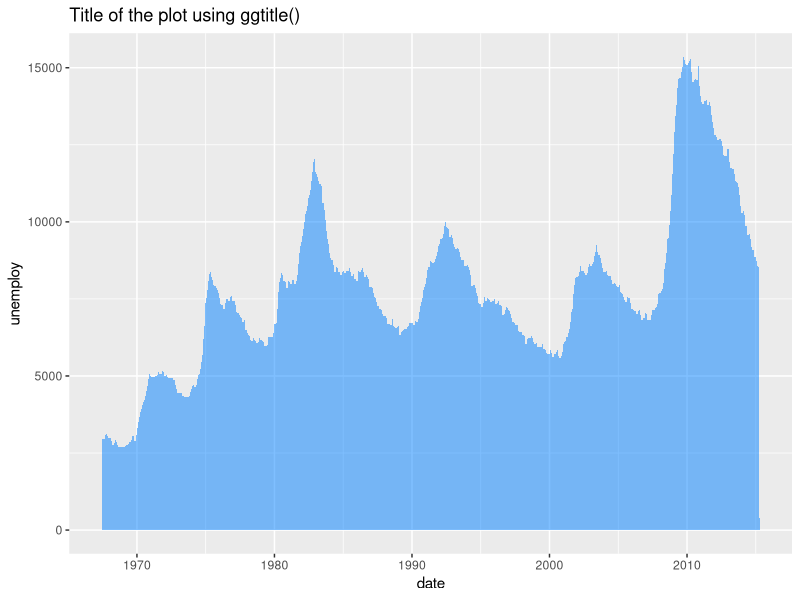
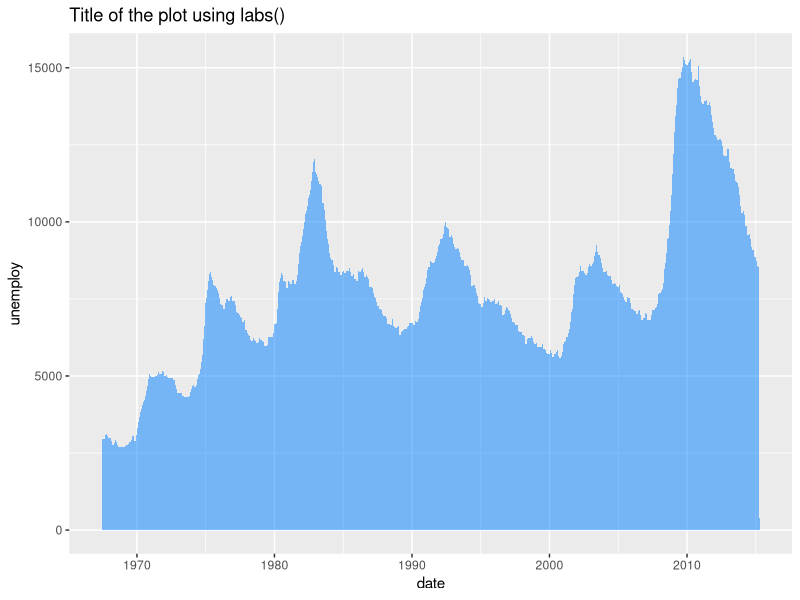
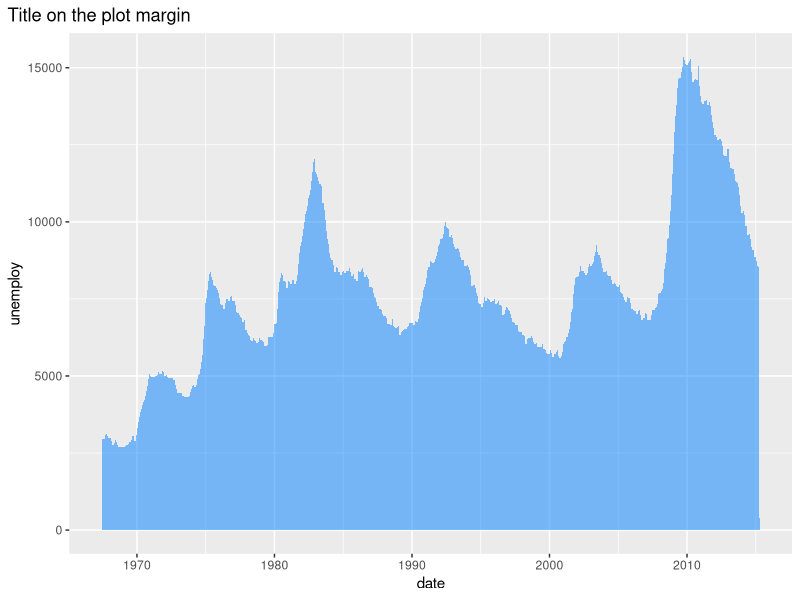
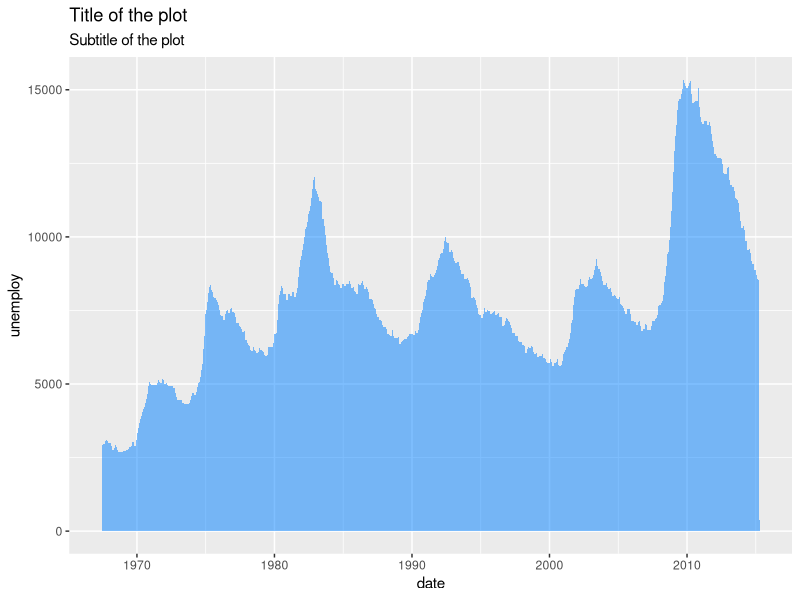
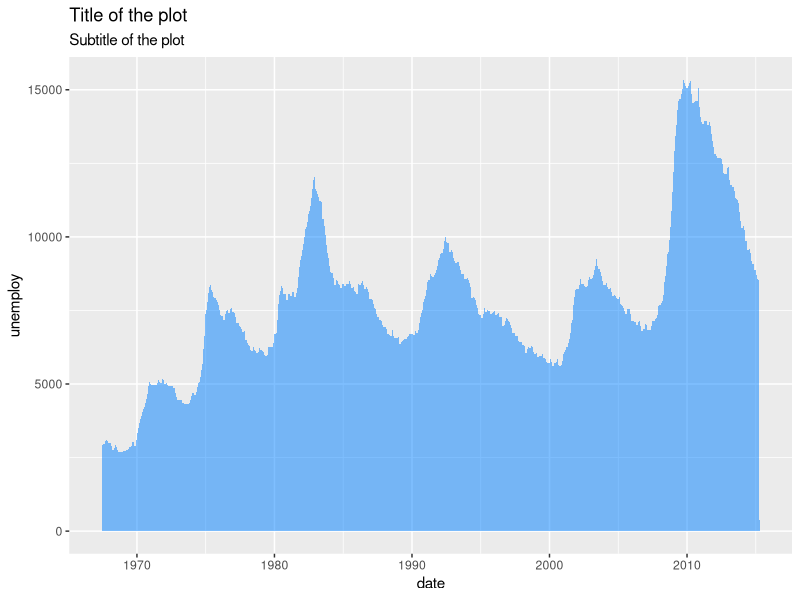
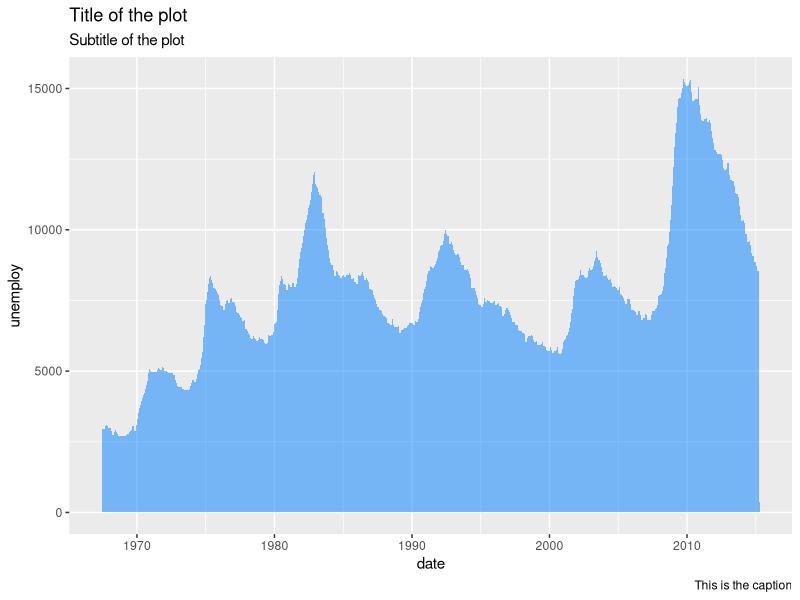
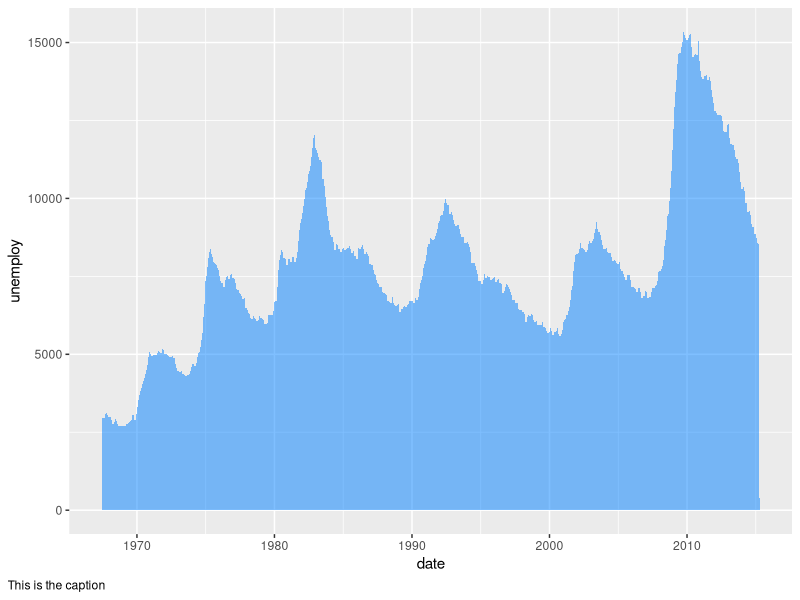
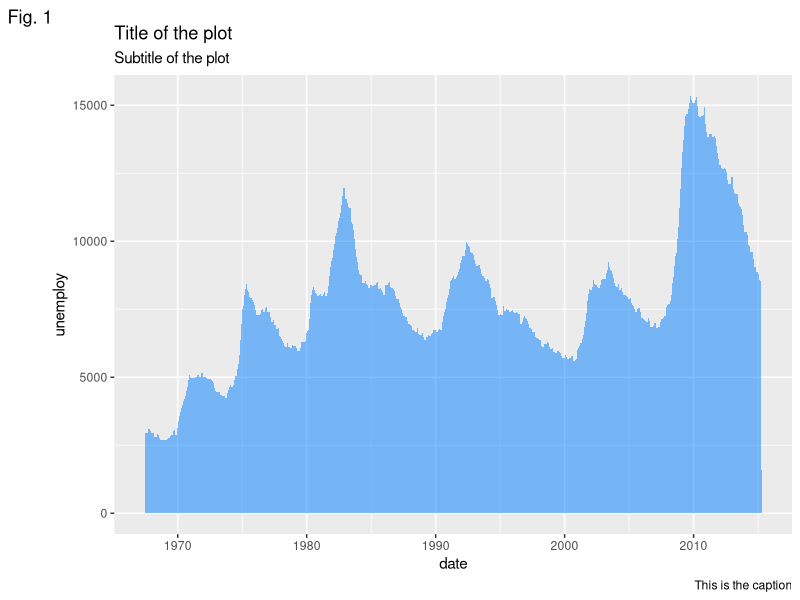

Recreate these plots in R, in order. (Note: this script raises an error after producing the figures.)
## ---- chunk 1
# install.packages(ggplot2)
library(ggplot2)

ggplot(economics, aes(date, unemploy)) +
  geom_area(fill = rgb(0, 0.5, 1, alpha = 0.5)) + 
  ggtitle("Title of the plot using ggtitle()") 
## ---- chunk 2
# install.packages(ggplot2)
library(ggplot2)

ggplot(economics, aes(date, unemploy)) +
  geom_area(fill = rgb(0, 0.5, 1, alpha = 0.5)) + 
  labs(title = "Title of the plot using labs()") 
## ---- chunk 3
# install.packages(ggplot2)
library(ggplot2)

ggplot(economics, aes(date, unemploy)) +
  geom_area(fill = rgb(0, 0.5, 1, alpha = 0.5)) + 
  labs(title = "Title on the plot margin") + 
  theme(plot.title.position = "plot") 
## ---- chunk 4
# install.packages(ggplot2)
library(ggplot2)

ggplot(economics, aes(date, unemploy)) +
  geom_area(fill = rgb(0, 0.5, 1, alpha = 0.5)) +  
  ggtitle("Title of the plot",
          subtitle = "Subtitle of the plot") 
## ---- chunk 5
# install.packages(ggplot2)
library(ggplot2)

ggplot(economics, aes(date, unemploy)) +
  geom_area(fill = rgb(0, 0.5, 1, alpha = 0.5)) + 
  labs(title = "Title of the plot",
       subtitle = "Subtitle of the plot") 
## ---- chunk 6
# install.packages(ggplot2)
library(ggplot2)

ggplot(economics, aes(date, unemploy)) +
  geom_area(fill = rgb(0, 0.5, 1, alpha = 0.5)) + 
  labs(title = "Title of the plot",
       subtitle = "Subtitle of the plot",
       caption = "This is the caption") 
## ---- chunk 7
# install.packages(ggplot2)
library(ggplot2)

ggplot(economics, aes(date, unemploy)) +
  geom_area(fill = rgb(0, 0.5, 1, alpha = 0.5)) + 
  labs(caption = "This is the caption") +
  theme(plot.caption.position = "plot",
        plot.caption = element_text(hjust = 0)) 
## ---- chunk 8
# install.packages(ggplot2)
library(ggplot2)

ggplot(economics, aes(date, unemploy)) +
  geom_area(fill = rgb(0, 0.5, 1, alpha = 0.5)) + 
  labs(title = "Title of the plot",
       subtitle = "Subtitle of the plot",
       caption = "This is the caption",
       tag = "Fig. 1") 
## ---- chunk 9
# install.packages(ggplot2)
library(ggplot2)

ggplot(economics, aes(date, unemploy)) +
  geom_area(fill = rgb(0, 0.5, 1, alpha = 0.5)) + 
  labs(tag = "Fig. 1") +
  theme(plot.tag.position = "bottomright") 
## ---- chunk 10
# install.packages(ggplot2)
library(ggplot2)

ggplot(economics, aes(date, unemploy)) +
  geom_area(fill = rgb(0, 0.5, 1, alpha = 0.5)) + 
  labs(title = "Title of the plot",
       subtitle = "Subtitle of the plot",
       caption = "This is the caption",
       tag = "Fig. 1") + 
  theme(plot.title = element_text(family = "serif",              # Font family
                                  face = "bold",                 # Font face
                                  color = 4,                     # Font color
                                  size = 15,                     # Font size
                                  hjust = 1,                     # Horizontal adjustment
                                  vjust = 1,                     # Vertical adjustment
                                  angle = -10,                   # Font angle
                                  lineheight = 1,                # Line spacing
                                  margin = margin(20, 0, 0, 0)), # Margins (t, r, b, l)
        plot.subtitle = element_text(hjust = 0),                 # Subtitle customization
        plot.caption = element_text(hjust = 0.25),               # Caption customization
        plot.tag = element_text(face = "italic"),                # Tag customization
        plot.title.position = "plot",                            # Title and subtitle position ("plot" or "panel")
        plot.caption.position = "panel",                         # Caption position ("plot" or "panel")
        plot.tag.position = "top")                               # Tag position 

## ---- chunk 11
# install.packages("ggplot2")
library(ggplot2)

# install.packages("maps")
library(maps)

df <- data.frame(x = state.center$x, y = state.center$y,
                 state = state.name)

p <- ggplot(df, aes(x = x, y = y)) + 
       geom_polygon(data = map_data("state"),
                    color = "white",
                    aes(x = long, y = lat,
                        fill = map_data("state")$region,
                        group = group)) +
       guides(fill = FALSE)
p
## ---- chunk 12
p + 
  geom_text(aes(x = -115, y = 25,
                label = "Map of the United States"),
            stat = "unique") 
## ---- chunk 13
p + 
  geom_text(aes(x = -115, y = 25,
                label = "Map of the United States"),
            stat = "unique",
            size = 5, color = "red") 
## ---- chunk 14
p + 
  geom_text(aes(label = state))
## ---- chunk 15
p + 
  geom_label(aes(x = -115, y = 25,
                label = "Map of the United States"),
            stat = "unique") 
## ---- chunk 16
p + 
  geom_label(aes(x = -115, y = 25,
                label = "Map of the United States"),
            stat = "unique",
            size = 5, color = "red", fill = "green") 
## ---- chunk 17
p + 
  geom_label(aes(label = state))
## ---- chunk 18
# install.packages("ggrepel")
library(ggrepel)

p + 
  geom_text_repel(aes(label = state))
## ---- chunk 19
# install.packages("ggrepel")
library(ggrepel)

p + 
  geom_label_repel(aes(label = state))
## ---- chunk 20
# install.packages("ggtext")
library(ggtext)

lab <- "*Map* of <span style = 'color:red'>USA</span>"
p + 
  geom_richtext(aes(x = -115, y = 25,
                    label = lab)) 
 
## ---- chunk 21
# install.packages("ggtext")
library(ggtext)

lab <- "*Map* of <span style = 'color:red'>USA</span>"
p + 
  geom_richtext(aes(x = -115, y = 27,
                    label = lab),
                angle = 25) 
## ---- chunk 22
library(ggplot2)

# Sample data
set.seed(123)
x <- 1:220
y <- x + rnorm(220, sd = 50)

df <- data.frame(x = x, y = y)

# Plot
ggplot(data = df, aes(x = x, y = y)) + 
  geom_point()
## ---- chunk 23
library(ggplot2)

ggplot(data = mtcars, aes(x = mpg, y = cyl))+ 
  geom_point() + 
  theme(panel.background = element_rect(fill = "#67c9ff")) 
## ---- chunk 24
library(ggplot2)

ggplot(data = df, aes(x = x, y = y)) + 
  geom_point() + 
  theme_bw() + 
  theme(panel.border = element_rect(fill = "transparent", # Needed to add the border
                                    color = 4,            # Color of the border
                                    size = 2))            # Border width 
## ---- chunk 25
library(ggplot2)

ggplot(data = df, aes(x = x, y = y)) + 
  geom_point() + 
  theme_bw() + 
  theme(panel.background = element_rect(color = 4, # Color of the border
                                        size = 2)) # Border width 
## ---- chunk 26
library(ggplot2)

ggplot(data = mtcars, aes(x = mpg, y = cyl))+ 
  geom_point() + 
  theme(plot.background = element_rect(fill = "gray86")) # Background color of the plot 
## ---- chunk 27
library(ggplot2)

ggplot(data = df, aes(x = x, y = y)) + 
  geom_point() + 
  theme(plot.background = element_rect(color = "black", # Border color
                                       size = 2))       # Border width 
 
## ---- chunk 28
library(ggplot2)

ggplot(data = df, aes(x = x, y = y)) + 
  geom_point() + 
  theme_dark() 
## ---- chunk 29
library(ggplot2)
ggplot(data = mtcars, aes(x = hp, y = mpg))+ 
  geom_point()
## ---- chunk 30
library(ggplot2)

ggplot(data = mtcars, aes(x = hp, y = mpg)) + 
  geom_point() + 
  theme(panel.grid = element_line(color = "#8ccde3",
                                  size = 0.75,
                                  linetype = 2)) 
 
## ---- chunk 31
library(ggplot2)

ggplot(data = mtcars, aes(x = hp, y = mpg)) + 
  geom_point() + 
  theme(panel.grid.major = element_line(color = "red",
                                        size = 0.5,
                                        linetype = 2)) 
## ---- chunk 32
library(ggplot2)

ggplot(data = mtcars, aes(x = hp, y = mpg)) + 
  geom_point() + 
  theme(panel.grid.major.x = element_line(color = "red",
                                          size = 0.5,
                                          linetype = 2)) 
## ---- chunk 33
library(ggplot2)

ggplot(data = mtcars, aes(x = hp, y = mpg)) + 
  geom_point() + 
  theme(panel.grid.major.y = element_line(color = "red",
                                          size = 0.5,
                                          linetype = 2)) 
## ---- chunk 34
library(ggplot2)

ggplot(data = mtcars, aes(x = hp, y = mpg)) + 
  geom_point() + 
  theme(panel.grid.minor = element_line(color = 2,
                                        size = 0.25,
                                        linetype = 1)) 
## ---- chunk 35
library(ggplot2)

ggplot(data = mtcars, aes(x = hp, y = mpg)) + 
  geom_point() + 
  theme(panel.grid.minor.x = element_line(color = 2,
                                          size = 0.25,
                                          linetype = 1)) 
## ---- chunk 36
library(ggplot2)

ggplot(data = mtcars, aes(x = hp, y = mpg)) + 
  geom_point() + 
  theme(panel.grid.minor.y = element_line(color = 2,
                                          size = 0.25,
                                          linetype = 1)) 
## ---- chunk 37
library(ggplot2)

ggplot(data = mtcars, aes(x = hp, y = mpg)) + 
  geom_point() + 
  scale_y_continuous(breaks = seq(10, 35, by = 1)) 
## ---- chunk 38
library(ggplot2)

ggplot(data = mtcars, aes(x = hp, y = mpg)) + 
  geom_point() + 
  scale_x_continuous(breaks = seq(50, 350, by = 25)) 
## ---- chunk 39
library(ggplot2)

ggplot(data = mtcars, aes(x = hp, y = mpg)) + 
  geom_point() + 
  scale_x_continuous(breaks = seq(50, 350, by = 25),
                     minor_breaks = seq(50, 350, 10)) 
## ---- chunk 40
library(ggplot2)

ggplot(data = mtcars, aes(x = hp, y = mpg)) + 
  geom_point() + 
  scale_x_continuous(n.breaks = 20) 
## ---- chunk 41
library(ggplot2)

ggplot(data = mtcars, aes(x = hp, y = mpg)) + 
  geom_point() + 
  theme(panel.grid = element_blank()) 
## ---- chunk 42
library(ggplot2)

ggplot(data = mtcars, aes(x = hp, y = mpg)) + 
  geom_point() + 
  theme(panel.grid.major = element_blank()) 
## ---- chunk 43
library(ggplot2)

ggplot(data = mtcars, aes(x = hp, y = mpg)) + 
  geom_point() + 
  theme(panel.grid.minor = element_blank()) 
## ---- chunk 44
library(ggplot2)

ggplot() +
  stat_function(fun = dnorm, geom = "density",
                xlim = c(-4, 4),
                fill = rgb(0, 0, 1, 0.1)) + 
  theme(plot.background = element_rect(color = 1,
                                       size = 1))
## ---- chunk 45
library(ggplot2)

ggplot() +
  stat_function(fun = dnorm, geom = "density",
                xlim = c(-4, 4),
                fill = rgb(0, 0, 1, 0.1)) + 
  theme(plot.background = element_rect(color = 1,
                                       size = 1),
        plot.margin = margin(t = 20,  # Top margin
                             r = 50,  # Right margin
                             b = 40,  # Bottom margin
                             l = 10)) # Left margin 
## ---- chunk 46
library(ggplot2)

ggplot() +
  stat_function(fun = dnorm, geom = "density",
                xlim = c(-4, 4),
                fill = rgb(0, 0, 1, 0.1)) + 
  theme(plot.background = element_rect(color = 1,
                                       size = 1),
        plot.margin = margin(t = 1,  # Top margin
                             r = 1,  # Right margin
                             b = 3,  # Bottom margin
                             l = 2,  # Left margin
                             unit = "cm"))  
## ---- chunk 47
library(ggplot2)

ggplot() +
  stat_function(fun = dnorm, geom = "density",
                xlim = c(-4, 4),
                fill = rgb(0, 0, 1, 0.1)) + 
  theme(plot.background = element_rect(color = 1,
                                       size = 1),
        plot.margin = margin(t = 0,  # Top margin
                             r = 0,  # Right margin
                             b = 0,  # Bottom margin
                             l = 0)) # Left margin 
## ---- chunk 48
# Data
set.seed(1)
df <- data.frame(x = c(rnorm(300, -3, 1.5),
                       rnorm(300, 0, 1)),
                 group = c(rep("A", 300),
                           rep("B", 300)))
## ---- chunk 49
# install.packages("ggplot2")
library(ggplot2)
                 
ggplot(df, aes(x = x, color = group)) +
  geom_density(alpha = 0.5) 
## ---- chunk 50
# install.packages("ggplot2")
library(ggplot2)

# Data
x <- runif(200)
y <- 3 * x ^ 2 + rnorm(length(x), sd = 2.5)
group <- ifelse(x < 0.5, "A", "B")
df2 <- data.frame(x = x, y = y, group = group)

ggplot(df2, aes(x = x, y = y, color = group)) +
  geom_point() 
## ---- chunk 51
# install.packages("ggplot2")
library(ggplot2)

# Data
x <- runif(200)
y <- 3 * x ^ 2 + rnorm(length(x), sd = 2.5)
group <- ifelse(x < 0.5, "A", "B")
df2 <- data.frame(x = x, y = y)

ggplot(df2, aes(x = x, y = y, alpha = y)) +
  geom_point(colour = 4) 
## ---- chunk 52
# install.packages("ggplot2")
library(ggplot2)
                 
ggplot(df, aes(x = x, fill = group)) +
  geom_density(alpha = 0.5) 
## ---- chunk 53
# install.packages("ggplot2")
library(ggplot2)
                 
ggplot(df, aes(x = x, fill = group, color = group)) +
  geom_density(alpha = 0.5) 
## ---- chunk 54
# install.packages("ggplot2")
library(ggplot2)

ggplot(df, aes(x = x, fill = group)) +
  geom_density(alpha = 0.5) +
  guides(fill = guide_legend(title = "Title")) 
## ---- chunk 55
# install.packages("ggplot2")
library(ggplot2)
                 
ggplot(df, aes(x = x, fill = group)) +
  geom_density(alpha = 0.5) +
  labs(fill = "Title") 
## ---- chunk 56
# install.packages("ggplot2")
library(ggplot2)
                 
ggplot(df, aes(x = x, fill = group)) +
  geom_density(alpha = 0.5) +
  scale_fill_discrete(name = "Title") 
## ---- chunk 57
# install.packages("ggplot2")
library(ggplot2)
                 
ggplot(df, aes(x = x, fill = group)) +
  geom_density(alpha = 0.5) +
  theme(legend.title = element_blank()) 
## ---- chunk 58
# install.packages("ggplot2")
library(ggplot2)
                 
ggplot(df, aes(x = x, fill = group)) +
  geom_density(alpha = 0.5) +
  scale_fill_hue(labels = c("G1", "G2")) 
## ---- chunk 59
# install.packages("ggplot2")
library(ggplot2)

# Create a new variable with other levels
df$group2 <- factor(df$group,
                    levels = c("B", "A"))
                 
ggplot(df, aes(x = x, fill = group2)) +
  geom_density(alpha = 0.5) 
## ---- chunk 60
# install.packages("ggplot2")
library(ggplot2)
                 
ggplot(df, aes(x = x, fill = group)) +
  geom_density(alpha = 0.5) +
  theme(legend.position = "top") 
## ---- chunk 61
# install.packages("ggplot2")
library(ggplot2)
                 
ggplot(df, aes(x = x, fill = group)) +
  geom_density(alpha = 0.5) +
  theme(legend.position = "left") 
## ---- chunk 62
# install.packages("ggplot2")
library(ggplot2)
                 
ggplot(df, aes(x = x, fill = group)) +
  geom_density(alpha = 0.5) +
  theme(legend.position = "bottom") 
## ---- chunk 63
# install.packages("ggplot2")
library(ggplot2)
                 
ggplot(df, aes(x = x, fill = group)) +
  geom_density(alpha = 0.5) +
  theme(legend.position = c(0.2, 0.8),
        legend.background = element_rect(fill = "white")) 
## ---- chunk 64
# install.packages("ggplot2")
library(ggplot2)
                 
ggplot(df, aes(x = x, fill = group)) +
  geom_density(alpha = 0.5) +
  theme(legend.title = element_text(family = "Roboto",
                                    color = "blue", 
                                    size = 10,
                                    face = 2))
## ---- chunk 65
# install.packages("ggplot2")
library(ggplot2)
                 
ggplot(df, aes(x = x, fill = group)) +
  geom_density(alpha = 0.5) +
  theme(legend.background = element_rect(fill = "lightblue", # Background
                                         colour = 1))        # Border 
## ---- chunk 66
# install.packages("ggplot2")
library(ggplot2)
                 
ggplot(df, aes(x = x, fill = group)) +
  geom_density(alpha = 0.5) +
  theme(legend.key.size = unit(1, units = "cm")) 
## ---- chunk 67
# install.packages("ggplot2")
library(ggplot2)
                 
ggplot(df, aes(x = x, fill = group)) +
  geom_density(alpha = 0.5) +
  theme(legend.position = "none") 
## ---- chunk 68
# install.packages("ggplot2")
library(ggplot2)
                 
ggplot(df, aes(x = x, fill = group, color = group)) +
  geom_density(alpha = 0.5) +
  guides(fill = "none") 
## ---- chunk 69
# install.packages("ggplot2")
library(ggplot2)

# Data
set.seed(1)
df <- data.frame(x = rnorm(100),
                 y = rnorm(100))

ggplot(df, aes(x = x, y = y)) +
  geom_point() +
  geom_vline(xintercept = 0,
             linetype = 2,
             color = 2) 
## ---- chunk 70
# install.packages("ggplot2")
library(ggplot2)

# Data
set.seed(1)
df <- data.frame(x = rnorm(100),
                 y = rnorm(100))

ggplot(df, aes(x = x, y = y)) +
  geom_point() +
  geom_vline(xintercept = -1:1,
             linetype = 1,
             color = 2:4) 
## ---- chunk 71
# install.packages("ggplot2")
library(ggplot2)

# Data
set.seed(1)
df <- data.frame(x = rnorm(100),
                 y = rnorm(100))

ggplot(df, aes(x = x, y = y)) +
  geom_point() +
  geom_hline(yintercept = -1:1,
             linetype = 3,
             color = 4,
             lwd = 1) 

## ---- chunk 72
# install.packages("ggplot2")
library(ggplot2)

# Data
set.seed(1)
df <- data.frame(x = rnorm(100),
                 y = rnorm(100))

ggplot(df, aes(x = x, y = y)) +
  geom_point() +
  geom_abline(intercept = 0,
              slope = 1) 

## ---- chunk 73
# install.packages("ggplot2")
library(ggplot2)

# Data
set.seed(1)
df <- data.frame(x = rnorm(100),
                 y = rnorm(100))

ggplot(df, aes(x = x, y = y)) +
  geom_point() +
  geom_segment(x = -1, y = 0,
               xend = 1, yend = 1,
               color = 2) 
## ---- chunk 74
# install.packages("ggplot2")
library(ggplot2)

# Data
set.seed(1)
df <- data.frame(x = rnorm(100),
                 y = rnorm(100))

ggplot(df, aes(x = x, y = y)) +
  geom_point() +
  geom_segment(x = -2, y = 1,
               xend = 1, yend = -1,
               color = 2,
               arrow = arrow()) 
## ---- chunk 75
# install.packages("ggplot2")
library(ggplot2)

# Data
set.seed(1)
df <- data.frame(x = rnorm(100),
                 y = rnorm(100))

ggplot(df, aes(x = x, y = y)) +
  geom_point() +
  geom_curve(x = -2, y = 1,
             xend = 1, yend = -1,
             color = 4) 
## ---- chunk 76
# install.packages("ggplot2")
library(ggplot2)

# Data
set.seed(1)
df <- data.frame(x = rnorm(100),
                 y = rnorm(100))

ggplot(df, aes(x = x, y = y)) +
  geom_point() +
  geom_curve(x = -2, y = 1,
             xend = 1, yend = -1,
             color = 4,
             curvature = -0.2) # Level of curvature 
## ---- chunk 77
# install.packages("ggplot2")
library(ggplot2)

# Data
set.seed(1)
df <- data.frame(x = rnorm(100),
                 y = rnorm(100))

ggplot(df, aes(x = x, y = y)) +
  geom_point() +
  geom_curve(x = -2, y = 1,
             xend = 1, yend = -1,
             color = 2,
             arrow = arrow()) 
## ---- chunk 78
# install.packages("ggplot2")
library(ggplot2)

# Data simulation
set.seed(4)
x <- runif(500)
y <- 4 * x ^ 2 + rnorm(length(x), sd = 5)
group <- ifelse(x < 0.4, "G1", ifelse(x < 0.6, "G2", ifelse(x < 0.8, "G3", "G4")))
x <- x + runif(length(x), -0.5, 0.5)

# Data frame
df <- data.frame(x = x, y = y, group = group)

# Scatter plot by group
ggplot(df, aes(x = x, y = y, color = group)) +
  geom_point()
## ---- chunk 79
# install.packages("ggplot2")
library(ggplot2)

# Data simulation
set.seed(4)
x <- runif(500)
y <- 4 * x ^ 2 + rnorm(length(x), sd = 5)
group <- ifelse(x < 0.4, "G1", ifelse(x < 0.6, "G2", ifelse(x < 0.8, "G3", "G4")))
x <- x + runif(length(x), -0.5, 0.5)

# Data frame
df <- data.frame(x = x, y = y, group = group)

# Ribbon of plots
ggplot(df, aes(x = x, y = y, color = group)) +
  geom_point(show.legend = FALSE) +
  facet_wrap(~group) 
## ---- chunk 80
# install.packages("ggplot2")
library(ggplot2)

# Data simulation
set.seed(4)
x <- runif(500)
y <- 4 * x ^ 2 + rnorm(length(x), sd = 5)
group <- ifelse(x < 0.4, "G1", ifelse(x < 0.6, "G2", ifelse(x < 0.8, "G3", "G4")))
x <- x + runif(length(x), -0.5, 0.5)

# Data frame
df <- data.frame(x = x, y = y, group = group)

# Ribbon of plots (2 columns)
ggplot(df, aes(x = x, y = y, color = group)) +
  geom_point(show.legend = FALSE) +
  facet_wrap(~group, nrow = 1) # Or ncol= 4 
## ---- chunk 81
# install.packages("ggplot2")
library(ggplot2)

# Data simulation
set.seed(4)
x <- runif(500)
y <- 4 * x ^ 2 + rnorm(length(x), sd = 5)
group <- ifelse(x < 0.4, "G1", ifelse(x < 0.6, "G2", ifelse(x < 0.8, "G3", "G4")))
x <- x + runif(length(x), -0.5, 0.5)

# Data frame
df <- data.frame(x = x, y = y, group = group)

# Ribbon of plots
ggplot(df, aes(x = x, y = y, color = group)) +
  geom_point(show.legend = FALSE) +
  facet_wrap(~group, scales = "free") 
## ---- chunk 82
# install.packages("ggplot2")
library(ggplot2)

# Data simulation
set.seed(4)
x <- runif(500)
y <- 4 * x ^ 2 + rnorm(length(x), sd = 5)
group <- ifelse(x < 0.4, "G1", ifelse(x < 0.6, "G2", ifelse(x < 0.8, "G3", "G4")))
x <- x + runif(length(x), -0.5, 0.5)

# Data frame
df <- data.frame(x = x, y = y, group = group)

# Vertical ribbon of plots
ggplot(df, aes(x = x, y = y, color = group)) +
  geom_point(show.legend = FALSE) +
  facet_wrap(~group, dir = "v") 
## ---- chunk 83
# install.packages("ggplot2")
library(ggplot2)

# Data simulation
set.seed(4)
x <- runif(500)
y <- 4 * x ^ 2 + rnorm(length(x), sd = 5)
group <- ifelse(x < 0.4, "G1", ifelse(x < 0.6, "G2", ifelse(x < 0.8, "G3", "G4")))
x <- x + runif(length(x), -0.5, 0.5)

# Data frame
df <- data.frame(x = x, y = y, group = group)

# Ribbon of plots
ggplot(df, aes(x = x, y = y, color = group)) +
  geom_point(show.legend = FALSE) +
  facet_wrap(~group, strip.position = "bottom") 
## ---- chunk 84
# install.packages("ggplot2")
library(ggplot2)

# Data simulation
set.seed(4)
x <- runif(500)
y <- 4 * x ^ 2 + rnorm(length(x), sd = 5)
group <- ifelse(x < 0.4, "G1", ifelse(x < 0.6, "G2", ifelse(x < 0.8, "G3", "G4")))
x <- x + runif(length(x), -0.5, 0.5)

# Data frame
df <- data.frame(x = x, y = y, group = group)

# Ribbon of plots
ggplot(df, aes(x = x, y = y, color = group)) +
  geom_point(data = transform(df, group = NULL), colour = "grey85") +
  geom_point(show.legend = FALSE) +
  facet_wrap(~group, strip.position = "bottom") 
## ---- chunk 85
# install.packages("ggplot2")
library(ggplot2)

# Data simulation
set.seed(4)
x <- runif(500)
y <- 4 * x ^ 2 + rnorm(length(x), sd = 5)
group1 <- ifelse(x < 0.4, "G1", ifelse(x < 0.6, "G2", ifelse(x < 0.8, "G3", "G4")))
group2 <- ifelse(y < 0.5, "A", "B")
x <- x + runif(length(x), -0.5, 0.5)

# Data frame
df <- data.frame(x = x, y = y, group1 = group1, group2 = group2)

# Matrix of plots
ggplot(df, aes(x = x, y = y, color = group1)) +
  geom_point(show.legend = FALSE) +
  facet_grid(group1 ~ group2) # Or facet_grid(rows = vars(group1), cols = vars(group2))  
## ---- chunk 86
# install.packages("ggplot2")
library(ggplot2)

# Data simulation
set.seed(4)
x <- runif(500)
y <- 4 * x ^ 2 + rnorm(length(x), sd = 5)
group1 <- ifelse(x < 0.4, "G1", ifelse(x < 0.6, "G2", ifelse(x < 0.8, "G3", "G4")))
group2 <- ifelse(y < 0.5, "A", "B")
x <- x + runif(length(x), -0.5, 0.5)

# Data frame
df <- data.frame(x = x, y = y, group1 = group1, group2 = group2)

# Matrix of plots
ggplot(df, aes(x = x, y = y, color = group1)) +
  geom_point(show.legend = FALSE) +
  facet_grid(group1 ~ group2, scales = "free") 
## ---- chunk 87
# install.packages("ggplot2")
library(ggplot2)

# Data simulation
set.seed(4)
x <- runif(500)
y <- 4 * x ^ 2 + rnorm(length(x), sd = 5)
group1 <- ifelse(x < 0.4, "G1", ifelse(x < 0.6, "G2", ifelse(x < 0.8, "G3", "G4")))
group2 <- ifelse(y < 0.5, "A", "B")
x <- x + runif(length(x), -0.5, 0.5)

# Data frame
df <- data.frame(x = x, y = y, group1 = group1, group2 = group2)

# Matrix of plots
ggplot(df, aes(x = x, y = y, color = group1)) +
  geom_point(show.legend = FALSE) +
  facet_grid(group1 ~ group2, space = "free_x") 
## ---- chunk 88
# install.packages("ggplot2")
library(ggplot2)

# Data simulation
set.seed(4)
x <- runif(500)
y <- 4 * x ^ 2 + rnorm(length(x), sd = 5)
group <- ifelse(x < 0.4, "G1", ifelse(x < 0.6, "G2", ifelse(x < 0.8, "G3", "G4")))
x <- x + runif(length(x), -0.5, 0.5)

# Data frame
df <- data.frame(x = x, y = y, group = group)

# Ribbon of plots
ggplot(df, aes(x = x, y = y, color = group)) +
  geom_point(show.legend = FALSE) +
  facet_wrap(~group) +
  theme(strip.text = element_text(face = "bold", color = "white", hjust = 0, size = 15),
        strip.background = element_rect(fill = "dodgerblue3", linetype = "solid",
                                        color = "black", linewidth = 1)) 
## ---- chunk 89
library(ggplot2)

# Data simulation
set.seed(4)
x <- runif(500)
y <- 4 * x ^ 2 + rnorm(length(x), sd = 5)
group1 <- ifelse(x < 0.4, "G1", ifelse(x < 0.6, "G2", ifelse(x < 0.8, "G3", "G4")))
group2 <- ifelse(y < 0.5, "A", "B")
x <- x + runif(length(x), -0.5, 0.5)

# Data frame
df <- data.frame(x = x, y = y, group1 = group1, group2 = group2)

# Ribbon of plots
ggplot(df, aes(x = x, y = y,)) +
  geom_point(show.legend = FALSE) +
  facet_grid(group1 ~ group2) +
  theme(strip.text.x = element_text(face = "bold", color = "white", hjust = 1, size = 15),
        strip.text.y = element_text(face = "bold", color = "white", hjust = 0, size = 15),
        strip.background.x = element_rect(fill = "dodgerblue3", linetype = "solid",
                                          color = "black", linewidth = 1),
        strip.background.y = element_rect(fill = "firebrick2", linetype = "solid",
                                          color = "gray30", linewidth = 1)) 
## ---- chunk 90
# install.packages("ggplot2")
library(ggplot2)

# Data simulation
set.seed(4)
x <- runif(500)
y <- 4 * x ^ 2 + rnorm(length(x), sd = 5)
group <- ifelse(x < 0.4, "G1", ifelse(x < 0.6, "G2", ifelse(x < 0.8, "G3", "G4")))
x <- x + runif(length(x), -0.5, 0.5)

# Data frame
df <- data.frame(x = x, y = y, group = group)

# Ribbon of plots
ggplot(df, aes(x = x, y = y, color = group)) +
  geom_point(show.legend = FALSE) +
  facet_wrap(~group) +
  theme(strip.text = element_text(size = 15),
        strip.background = element_blank()) 
## ---- chunk 91
# install.packages("ggplot2")
library(ggplot2)

# Data simulation
set.seed(4)
x <- runif(500)
y <- 4 * x ^ 2 + rnorm(length(x), sd = 5)
group <- ifelse(x < 0.4, "G1", ifelse(x < 0.6, "G2", ifelse(x < 0.8, "G3", "G4")))
x <- x + runif(length(x), -0.5, 0.5)

# Data frame
df <- data.frame(x = x, y = y, group = group)

# Ribbon of plots
ggplot(df, aes(x = x, y = y, color = group)) +
  geom_point(show.legend = FALSE) +
  facet_wrap(~group) +
  theme(panel.spacing = unit(0, 'points')) 
## ---- chunk 92
library(ggplot2)

# Data simulation
set.seed(4)
x <- runif(500)
y <- 4 * x ^ 2 + rnorm(length(x), sd = 5)
group <- ifelse(x < 0.4, "G1", ifelse(x < 0.6, "G2", ifelse(x < 0.8, "G3", "G4")))
x <- x + runif(length(x), -0.5, 0.5)

# Data frame
df <- data.frame(x = x, y = y, group = group)

# Ribbon of plots
ggplot(df, aes(x = x, y = y, color = group)) +
  geom_point(show.legend = FALSE) +
  facet_wrap(~group) +
  theme(panel.border = element_rect(fill = "transparent", # Needed to add the border
                                    color = "black", linewidth = 1.5)) 
## ---- chunk 93
# install.packages("ggplot2")
library(ggplot2)

# Data
set.seed(4)
df <- data.frame(x = rnorm(200),
                 y = rnorm(200))

p <- ggplot(df, aes(x = x, y = y)) +
  geom_point() +
  geom_smooth()

p
## ---- chunk 94
# install.packages("ggplot2")
library(ggplot2)

# Data
set.seed(4)
df <- data.frame(x = rnorm(200),
                 y = rnorm(200))

p <- ggplot(df, aes(x = x, y = y)) +
  geom_point() +
  geom_smooth()

p + scale_x_continuous(limits = c(-1, 1)) 
## ---- chunk 95
# install.packages("ggplot2")
library(ggplot2)

# Data
set.seed(4)
df <- data.frame(x = rnorm(200),
                 y = rnorm(200))

p <- ggplot(df, aes(x = x, y = y)) +
  geom_point() +
  geom_smooth()

p + coord_cartesian(xlim = c(-1, 1)) 
## ---- chunk 96
# install.packages("ggplot2")
library(ggplot2)

# Data
set.seed(4)
df <- data.frame(x = rnorm(200),
                 y = rnorm(200))

p <- ggplot(df, aes(x = x, y = y)) +
  geom_point() +
  geom_smooth()

p + coord_fixed() 
## ---- chunk 97
# install.packages("ggplot2")
library(ggplot2)

# Data
set.seed(4)
df <- data.frame(x = rnorm(200))

p <- ggplot(df, aes(x = x, y = "")) +
  geom_boxplot()

p
## ---- chunk 98
# install.packages("ggplot2")
library(ggplot2)

# Data
set.seed(4)
df <- data.frame(x = rnorm(200))

p <- ggplot(df, aes(x = x, y = "")) +
  geom_boxplot()

p + coord_flip() 

## ---- chunk 99
# install.packages("ggplot2")
library(ggplot2)

# Data
set.seed(4)
df <- data.frame(x = 1:100,
                 y = 1:100 + rnorm(200, sd = 10))

p <- ggplot(df, aes(x = x, y = y)) +
  geom_point() +
  geom_smooth(method = "lm")

p
## ---- chunk 100
# install.packages("ggplot2")
library(ggplot2)

# Data
set.seed(4)
df <- data.frame(x = 1:100,
                 y = 1:100 + rnorm(200, sd = 10))

p <- ggplot(df, aes(x = x, y = y)) +
  geom_point() +
  geom_smooth(method = "lm")

p + coord_trans(x = "log") 
## ---- chunk 101
# install.packages("ggplot2")
library(ggplot2)

# Data
set.seed(4)
df <- data.frame(x = 1:10,
                 y = sample(1:10))

p <- ggplot(df, aes(x = x, y = y, fill = y)) +
  geom_bar(stat = "identity", color = "white",
           lwd = 1, show.legend = FALSE)

p + coord_polar() 
## ---- chunk 102
# install.packages("ggplot2")
library(ggplot2)

# Data
set.seed(4)
df <- data.frame(x = 1:10,
                 y = sample(1:10))

p <- ggplot(df, aes(x = x, y = y, fill = y)) +
  geom_bar(stat = "identity", color = "white",
           lwd = 1, show.legend = FALSE)

p + coord_polar(theta = "y") 
## ---- chunk 103
# install.packages("ggplot2")
library(ggplot2)
# install.packages("mapproj")

p <- ggplot(map_data("world"),
            aes(long, lat, group = group)) +
      geom_polygon(fill = "white", colour = 1)

p
## ---- chunk 104
# install.packages("ggplot2")
library(ggplot2)
# install.packages("mapproj")

p <- ggplot(map_data("world"),
            aes(long, lat, group = group)) +
      geom_polygon(fill = "white", colour = 1)

p + coord_map(xlim = c(-180, 180))
# p + sf::coord_sf() # Better solution 
## ---- chunk 105
# install.packages("ggplot2")
library(ggplot2)
# install.packages("mapproj")

p <- ggplot(map_data("world"),
            aes(long, lat, group = group)) +
      geom_polygon(fill = "white", colour = 1)

p + coord_map("orthographic") 
## ---- chunk 106
# install.packages("ggplot2")
library(ggplot2)
# install.packages("mapproj")

p <- ggplot(map_data("world"),
            aes(long, lat, group = group)) +
      geom_polygon(fill = "white", colour = 1)

p + coord_map("fisheye",
              n = 4) # Refractive index 
## ---- chunk 107
# install.packages("ggplot2")
library(ggplot2)
# install.packages("mapproj")

p <- ggplot(map_data("world"),
            aes(long, lat, group = group)) +
      geom_polygon(fill = "white", colour = 1)

p + coord_map("sinusoidal") 

## ---- chunk 108
# install.packages("ggplot2")
library(ggplot2)

p <- ggplot(map_data("france"),
            aes(long, lat, group = group)) +
      geom_polygon(fill = "white", colour = 1)

p
## ---- chunk 109
# install.packages("ggplot2")
library(ggplot2)

p <- ggplot(map_data("france"),
            aes(long, lat, group = group)) +
      geom_polygon(fill = "white", colour = 1)

p + coord_quickmap() 
## ---- chunk 110
# install.packages("ggplot2")
library(ggplot2)

# Data simulation
set.seed(5)
x <- runif(100)
df <- data.frame(x = seq_along(x), var = x)

# Box plot
p1 <- ggplot(df, aes(x = "", y = var)) +
  geom_boxplot()

# Density plot
p2 <- ggplot() +
  stat_function(fun = dnorm, geom = "density",
                xlim = c(-3, 3), fill = "white") 

# Line chart
p3 <- ggplot(df, aes(x = x, y = var)) +
  geom_line(color = "gray20")

# Scatter plot
p4 <- ggplot(df, aes(x = x, y = var)) +
  geom_point(color = "gray20")

# View the plots
p1
p2
p3
p4
## ---- chunk 111
# install.packages("ggplot2")
# install.packages("patchwork")
library(ggplot2)
library(patchwork)

# Combine the plots
p1 + p2
## ---- chunk 112
# install.packages("ggplot2")
# install.packages("patchwork")
library(ggplot2)
library(patchwork)

# Combine the plots
p1 + p2 + p3 + p4 +
  plot_layout(ncol = 3) 
## ---- chunk 113
# install.packages("ggplot2")
# install.packages("patchwork")
library(ggplot2)
library(patchwork)

# Custom design (# means empty area)
design <- "
  111
  2#3
  443
"

# Combine the plots with a custom layout
p1 + p2 + p3 + p4 +
  plot_layout(design = design)
## ---- chunk 114
# install.packages("ggplot2")
# install.packages("patchwork")
library(ggplot2)
library(patchwork)

# Combine the plots
wrap_plots(p1, p2, p3, p4, 
           ncol = 2, nrow = 2,
           widths = c(1, 0.5), heights = c(0.5, 1)) 
## ---- chunk 115
# install.packages("ggplot2")
# install.packages("patchwork")
library(ggplot2)
library(patchwork)

# Plots with spaces
p1 + plot_spacer() + plot_spacer() + p3 
## ---- chunk 116
# install.packages("ggplot2")
# install.packages("patchwork")
library(ggplot2)
library(patchwork)

# Combine the plots in rows
p1 | p2

# Equivalent to:
# p1 + p2 + plot_layout(nrow = 1) 
## ---- chunk 117
# install.packages("ggplot2")
# install.packages("patchwork")
library(ggplot2)
library(patchwork)

# Combine the plots as column
p1 / p2

# Equivalent to:
# p1 + p2 + plot_layout(ncol = 1) 
## ---- chunk 118
# install.packages("ggplot2")
# install.packages("patchwork")
library(ggplot2)
library(patchwork)

# Two plots on top and one at the bottom
(p1 | p2) / p3 
## ---- chunk 119
# install.packages("ggplot2")
# install.packages("patchwork")
library(ggplot2)
library(patchwork)

# One plot at the left and two at the right
p1 | (p2 / p3) 
## ---- chunk 120
# install.packages("ggplot2")
# install.packages("patchwork")
library(ggplot2)
library(patchwork)

# Title for the combined plots
p1 + ((p2 | p3) / p4) + 
plot_annotation(title = 'Title for all the plots',
                subtitle = "Subtitle",
                caption = "Caption") 
## ---- chunk 121
# install.packages("ggplot2")
# install.packages("patchwork")
library(ggplot2)
library(patchwork)

# Labels for each plot
p1 + p2 + plot_annotation(tag_levels = "A") 
## ---- chunk 122
# install.packages("ggplot2")
# install.packages("patchwork")
library(ggplot2)
library(patchwork)

# Labels for each plot
p1 + p2 + plot_annotation(tag_levels = "A", tag_prefix = "Plot ") 
## ---- chunk 123
# install.packages("ggplot2")
# install.packages("patchwork")
library(ggplot2)
library(patchwork)

# Add a new layer
p2 + p1 +
  geom_jitter(color = "dodgerblue1")

# Equivalent to:
patch <- p2 + p1
patch + geom_jitter(color = "dodgerblue1") 
## ---- chunk 124
# install.packages("ggplot2")
# install.packages("patchwork")
library(ggplot2)
library(patchwork)

# Add a new layer to the first plot
p2 + theme_bw() + p1

# Equivalent to:
patch <- p2 + p1
patch[[1]] <- patch[[1]] + theme_bw()
patch 
## ---- chunk 125
# install.packages("ggplot2")
# install.packages("patchwork")
library(ggplot2)
library(patchwork)

# Change the theme for all plots
p1 + p2 + p3 + p4 & theme_classic() 
## ---- chunk 126
# install.packages("ggplot2")
# install.packages("patchwork")
library(ggplot2)
library(patchwork)

# ggplot2 and base R
old_par <- par()
par(mar = c(0, 2, 0, 0), bg = NA)
p1 + wrap_elements(panel = ~plot(1:10))
par(old_par) 
## ---- chunk 127
# install.packages("ggplot2")
# install.packages("patchwork")
# install.packages("gridExtra")
library(ggplot2)
library(patchwork)
library(gridExtra)

tab <- t(round(quantile(df$var), 2))

# ggplot2 with table
p1 / tableGrob(tab) 
## ---- chunk 128
# install.packages("ggplot2")
# install.packages("patchwork")
# install.packages("grid")
library(ggplot2)
library(patchwork)
library(grid)

# ggplot2 with text
p1 + textGrob('Text at the right')

# To put the text first use:
# wrap_elements(textGrob('Text at the left')) + p1 
## ---- chunk 129
# install.packages("ggplot2")
# install.packages("cowplot")
library(ggplot2)
library(cowplot)

plot_grid(p1, p2) 
## ---- chunk 130
# install.packages("ggplot2")
# install.packages("cowplot")
library(ggplot2)
library(cowplot)

plot_grid(p1, p2, align = "h") 
## ---- chunk 131
# install.packages("ggplot2")
# install.packages("cowplot")
library(ggplot2)
library(cowplot)

plot_grid(p1, p2, ncol = 1) 
## ---- chunk 132
# install.packages("ggplot2")
# install.packages("cowplot")
library(ggplot2)
library(cowplot)

plot_grid(p1, p2,
          labels = c('A', 'B'), # Or "AUTO" or "auto"
          label_fontfamily = "serif",
          label_fontface = "bold",
          label_colour = "dodgerblue2") 
## ---- chunk 133
# install.packages("ggplot2")
# install.packages("cowplot")
library(ggplot2)
library(cowplot)

# Grid layout with cowplot
plot_grid(p3, plot_grid(p1, p2), ncol = 1) 
## ---- chunk 134
# install.packages("ggplot2")
# install.packages("gridExtra")
library(ggplot2)
library(gridExtra)

# Combine the plots with gridExtra
grid.arrange(p2, p3, p1, p4) 
## ---- chunk 135
# install.packages("ggplot2")
# install.packages("gridExtra")
library(ggplot2)
library(gridExtra)

# Combine the plots
grid.arrange(p4, p3, p2, p1,
             top = "Top label", bottom = "Bottom label", 
             left = "Left label", right = "Right label") 
## ---- chunk 136
# install.packages("ggplot2")
# install.packages("gridExtra")
library(ggplot2)
library(gridExtra)

# Custom layout
layout <- matrix(c(1, 1,
                   2, 3,
                   4, 4), ncol = 2, byrow = TRUE)

grid.arrange(p2, p3, p1, p4,
             layout_matrix = layout) 
